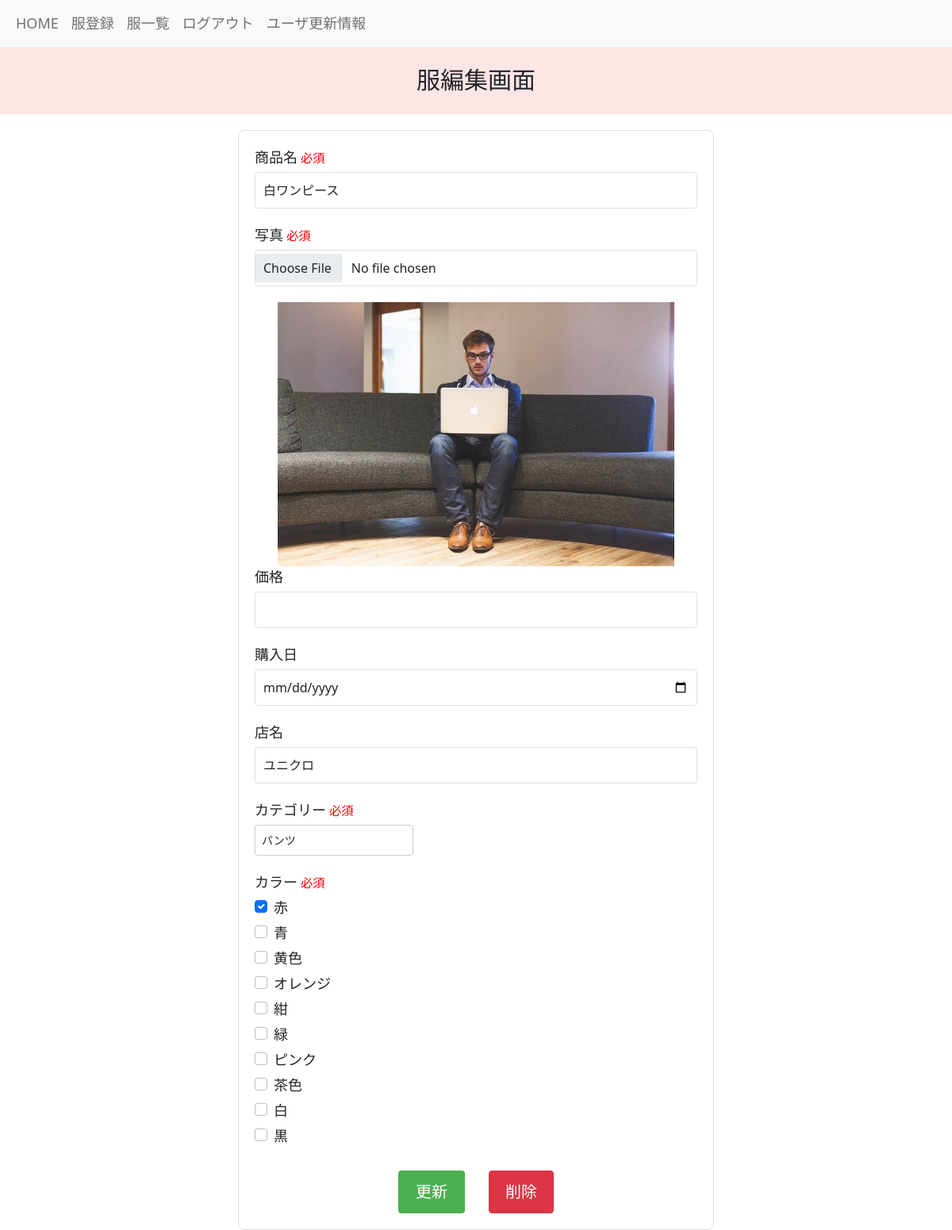
/boards/edit_clothe/1/ (signed in), run on the app's committed database.
### boards/models.py (models this page shows, shortened)
class Clothes(models.Model):
    title = models.CharField(max_length=255)
    picture = models.ImageField(upload_to='closet_project/media/', null=True, blank=True)
    price = models.IntegerField(default=0, null=True, blank=True)
    purchase_date = models.DateField(null=True,blank=True)
    user = models.ForeignKey(
        'accounts.Users', on_delete=models.CASCADE
    )
    category = models.ForeignKey(
        'Categories', on_delete=models.CASCADE
    )
    color = models.ManyToManyField(
        Colors, blank=True, through='Clothe_Colors', related_name='clothe'
    )
    store = models.CharField(max_length=255, default='')
    created_at = models.DateTimeField(auto_now_add=True)
    updated_at = models.DateTimeField(auto_now=True)
    objects = ClothesManager()
    class Meta:
        db_table = 'clothes'

class Categories(models.Model):
    BLOUSE = 'blouse'
    SHIRT = 'shirt'
    SWEAT = 'sweat'
    KNIT = 'knit'
    PANTS = 'pants'
    SKIRT = 'skirt'
    JACKET = 'jacket'
    CARDIGAN = 'cardigan'
    COAT = 'coat'
    DRESS = 'dress'
    SHOES = 'shoes'
    ACCESSORY = 'accessory'
    BAG = 'bag'
    category_name = models.CharField(max_length=255)
    created_at = models.DateTimeField(auto_now_add=True)
    updated_at = models.DateTimeField(auto_now=True)
    class Meta:
        db_table = 'categories'

class Colors(models.Model):
    PINK = 'pink'
    RED = 'red'
    ORANGE = 'orange'
    BROWN = 'brown'
    YELLOW = 'yellow'
    BLUE = 'blue'
    GREEN = 'green'
    BLACK = 'black'
    WHITE = 'white'
    color_name = models.CharField(max_length=10)
    created_at = models.DateTimeField(auto_now_add=True)
    updated_at = models.DateTimeField(auto_now=True)
    class Meta:
        db_table = 'colors'

### boards/views.py (the view)
# urls.py: path('edit_clothe/<int:pk>/', views.edit_clothe, name='edit_clothe'),
@login_required
def edit_clothe(request, pk):
    categories = Categories.objects.all()
    colors = Colors.objects.all()
    clothe=get_object_or_404(Clothes, pk=pk)
    if clothe.user.pk != request.user.pk:
        raise Http404
    if request.method == 'POST':
        print('POST request received')
        edit_clothe_form = forms.CreateClotheForm(request.POST or None, request.FILES or None, instance=clothe)
        if edit_clothe_form.is_valid():
            edit_clothe_form.save()
            return redirect(
                'boards:detail_clothe',
                pk=pk
            )
    else:
        edit_clothe_form = forms.CreateClotheForm(instance=clothe)
    return render(
        request, 'boards/edit_clothe.html', context={
            'edit_clothe_form':edit_clothe_form,
            'pk': pk,
            'categories': categories,
            'colors': colors,
        }
    )

### templates/boards/edit_clothe.html (shortened to what this page needs)
{% extends "base.html" %}
{% load static %}
{% block content %}
  <p class="custom-paragraph">服編集画面</p>
  <div class="registration-container">
    <form method="POST" enctype="multipart/form-data" class="registration-form">
      <div class="form-group">
        <label for="title">商品名<span style="color: red; font-size: 85%;">  必須</span></label>
        <input type="text" id="title" name="title" class="form-control" required value="{{ edit_clothe_form.instance.title }}">
      </div>
      <div class="form-group">
        <label for="image">写真<span style="color: red; font-size: 85%;">  必須</span></label>
        <input type="file" id="image" name="picture" accept="image/*" class="form-control" onchange="previewImage()">
      </div>
      {% if edit_clothe_form.instance.picture %}
         <div class="image-container">
           <img src="{{ edit_clothe_form.instance.picture.url }}" alt="{{ edit_clothe_form.instance.title }}" class="clothe-image">
        </div>
      {% endif %}
      <div class="form-group">
        <label for="price">価格</label>
        <input type="number" id="price" name="price" class="form-control" value="{{ edit_clothe_form.instance.price }}">
      </div>
      <div class="form-group">
        <label for="purchase_date">購入日</label>
        <input type="date" id="purchase_date" name="purchase_date" class="form-control" value="{{ edit_clothe_form.instance.purchase_date|date:'Y-m-d' }}">
      </div>
      <div class="form-group">
        <label for="store">店名</label>
        <input type="text" id="store" name="store" class="form-control" value="{{ edit_clothe_form.instance.store }}">
      </div>
      <div class="form-group">
        <label for="category">カテゴリー<span style="color: red; font-size: 85%;">  必須</span></label>
        <select id="category" name="category" class="form-control" required value="{{ edit_clothe_form.instance.category.id }}">
          {% for category in categories %}
            <option value="{{ category.id }}" {% if category.id == edit_clothe_form.instance.category.id %}selected{% endif %}>{{ category.category_name }}</option>
          {% endfor %}
        </select>
      </div>
      <div class="form-group">
        <label>カラー<span style="color: red; font-size: 85%;">  必須</span></label>
        {% for color in colors %}
          <div class="form-check">
              <input type="checkbox" id="color_{{ color.id }}" name="color" value="{{ color.id }}" class="form-check-input" {% if color.id in edit_clothe_form.initial.color %}checked{% endif %}>
              <label for="color_{{ color.id }}" class="form-check-label">{{ color.color_name }}</label>
          </div>
        {% endfor %}
      </div>
      <div class="button-container">
        <button type="submit" class="btn btn-primary">更新</button>
        <button type="button" class="btn btn-danger" onclick="confirmDelete()" style="margin-left: 30px;">削除</button>
      </div>
    </form>
  </div>
{% endblock %}

### static/css/style.css (style rules this page uses)
.registration-container { max-width: 600px; margin: auto; }
.registration-form { width: 100%; padding: 20px; background-color: #ffffff; border: 1px solid #e0e0e0; border-radius: 8px; margin-top: 20px; }
.button-container { display: flex; justify-content: center; margin-top: 30px; }
.button-container button { padding: 10px 20px; font-size: 20px; }
.btn-primary { background-color: #4caf50; color: #ffffff; border: 2px solid #4caf50; border-radius: 4px; cursor: pointer; }
.form-group { margin-bottom: 20px; }
label { display: block; font-size: 18px; margin-bottom: 5px; }
.form-control { width: 100%; padding: 10px; font-size: 16px; border: 1px solid #e0e0e0; border-radius: 4px; }
body { text-size-adjust: 100%; -webkit-text-size-adjust: 100%; }
.custom-paragraph { font-family: 'Arial', sans-serif; font-size: 30px; background-color: #ffe6e6; text-align: center; padding: 20px; line-height: 1.5; }
.image-container { display: flex; justify-content: center; overflow: hidden; }
.clothe-image { width: 100%; height: auto; max-width: 500px; display: block; }
#category, #color { width: 200px; box-sizing: border-box; padding: 8px; font-size: 14px; border: 1px solid #ccc; border-radius: 4px; margin-bottom: 10px; }

### data on the page
Clothes: title "白ワンピース", instance.picture (picture), store "ユニクロ", category "パンツ"
Colors: color "☑", color_name "赤"
Colors: color_name "青"
Colors: color_name "黄色"
Colors: color_name "オレンジ"
Colors: color_name "紺"
Colors: color_name "緑"
Colors: color_name "ピンク"
Colors: color_name "茶色"
Colors: color_name "白"
Colors: color_name "黒"
